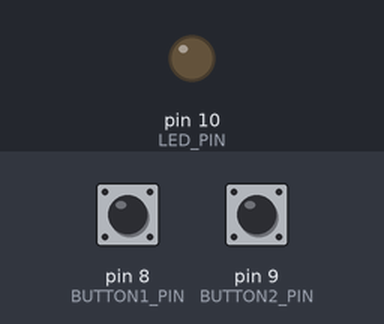
Bench run of a sketch on a simulated Arduino Uno, built with avr-gcc and run on an emulated ATmega328P. Shown: output pins drawn as LEDs (lit = HIGH). The inputs (shaded band) are chosen by the test bench; at power-on: pin 8 (BUTTON1_PIN) HIGH, pin 9 (BUTTON2_PIN) HIGH.

Above: at 1.2 s.
1.3 s: pin 8 (BUTTON1_PIN) pulled LOW for 0.15 s
At 2.5 s:
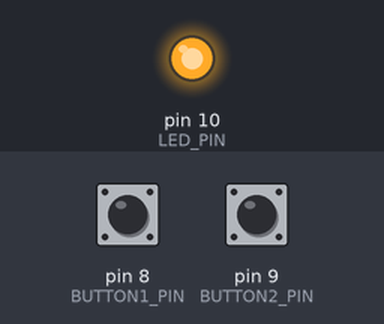
2.9 s: pin 9 (BUTTON2_PIN) pulled LOW for 0.15 s
At 3.8 s:
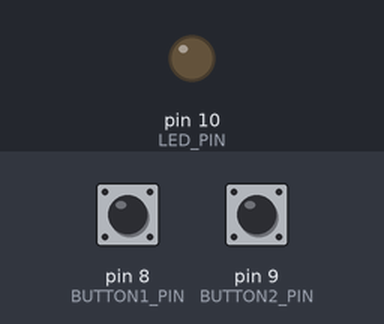
4.5 s: pin 8 (BUTTON1_PIN) pulled LOW for 1 s
At 5.0 s:
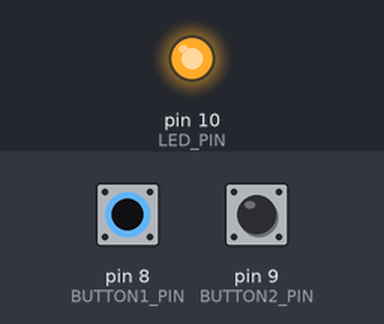
Timing chart, 0 to 7.5 s (numbered marks = the images above; inputs shaded):
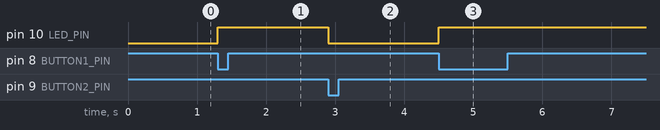

Measured:
- after the input at 1.3 s, pin 10 (LED_PIN): LOW → HIGH at once
- after the input at 2.9 s, pin 10 (LED_PIN): HIGH → LOW at once
- after the input at 4.5 s, pin 10 (LED_PIN): LOW → HIGH at once

The sketch:

Button_Led.ino
```cpp
// Adapt these to your board and application timings:

#define BUTTON1_PIN        8  // Button
#define BUTTON2_PIN        9
#define LED_PIN            10

//////////////////////////////////////////////////////////////////////////////

void setup()
{
  pinMode(BUTTON1_PIN, INPUT);
  pinMode(BUTTON2_PIN, INPUT);
  pinMode(LED_PIN, OUTPUT);

  digitalWrite(BUTTON1_PIN, HIGH); // pull-up
  digitalWrite(BUTTON2_PIN, HIGH);
  Serial.begin(9600);
}

boolean handle_button()
{
  int button_pressed = !digitalRead(BUTTON1_PIN); // pin low -> pressed
  return button_pressed;
}

void loop()
{
  // handle button
  boolean button_pressed = handle_button();

  int button1_pressed = !digitalRead(BUTTON1_PIN);
  int button2_pressed = !digitalRead(BUTTON2_PIN);

  if(button1_pressed){
    digitalWrite(LED_PIN,HIGH);
  }else if(button2_pressed){
    digitalWrite(LED_PIN,LOW);
  }

}
```
